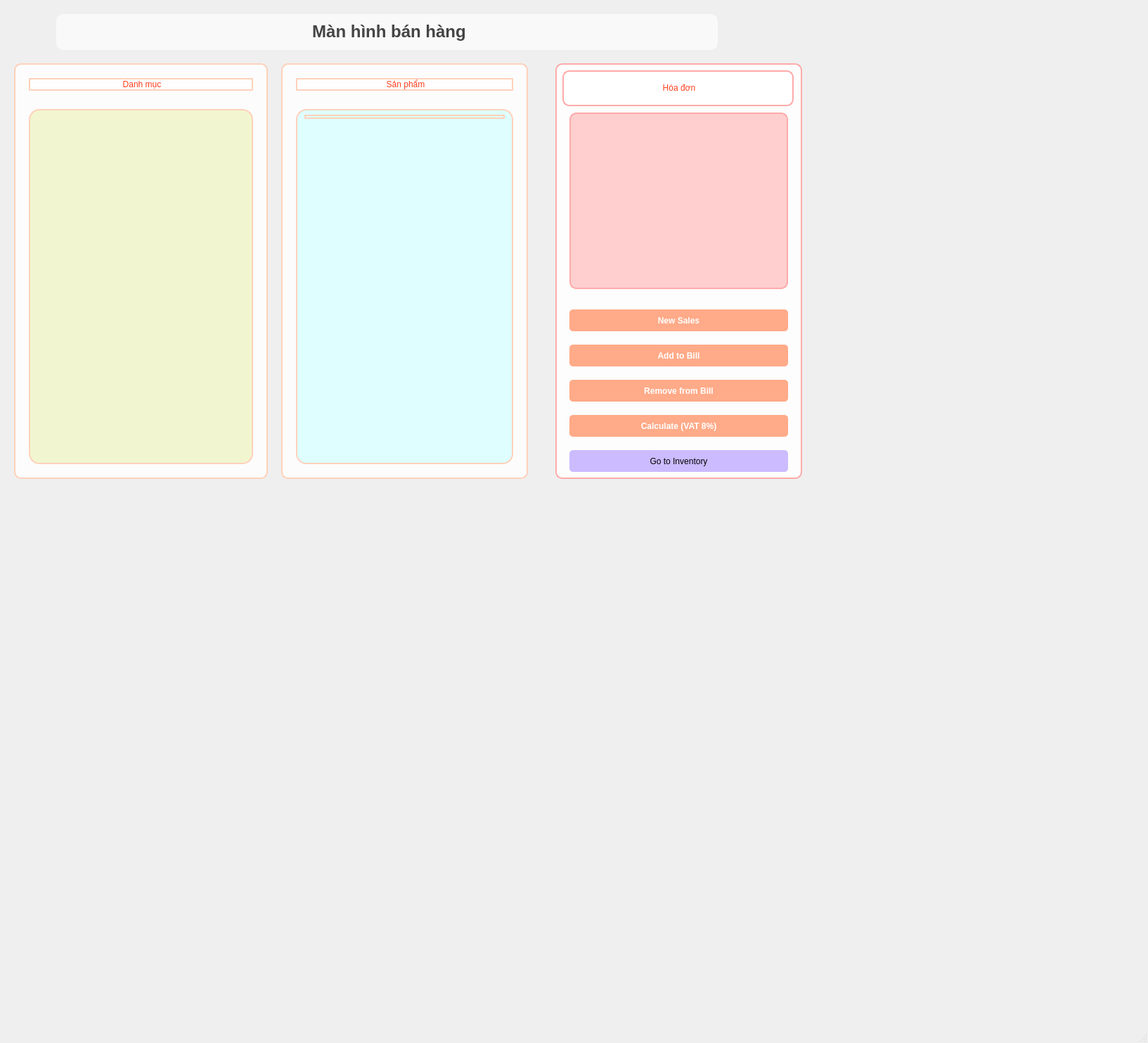
<?xml version="1.0" encoding="UTF-8"?>
<ui version="4.0">
 <class>MainWindow</class>
 <widget class="QMainWindow" name="MainWindow">
  <property name="geometry">
   <rect>
    <x>0</x>
    <y>0</y>
    <width>1633</width>
    <height>1483</height>
   </rect>
  </property>
  <property name="windowTitle">
   <string>MainWindow</string>
  </property>
  <widget class="QWidget" name="centralwidget">
   <widget class="QFrame" name="frame">
    <property name="geometry">
     <rect>
      <x>10</x>
      <y>80</y>
      <width>381</width>
      <height>611</height>
     </rect>
    </property>
    <property name="toolTip">
     <string>&lt;html&gt;&lt;head/&gt;&lt;body&gt;&lt;p align=&quot;center&quot;&gt;&lt;span style=&quot; font-size:16pt; font-weight:600; color:#ff0000;&quot;&gt;Danh mục&lt;/span&gt;&lt;/p&gt;&lt;/body&gt;&lt;/html&gt;</string>
    </property>
    <property name="styleSheet">
     <string notr="true">  QFrame {
              background-color: rgba(255, 255, 255, 0.8);
              border: 2px solid #FFD1BA;
              border-radius: 10px;
              margin: 10px;
          }
         </string>
    </property>
    <property name="frameShape">
     <enum>QFrame::StyledPanel</enum>
    </property>
    <property name="frameShadow">
     <enum>QFrame::Raised</enum>
    </property>
    <layout class="QVBoxLayout" name="verticalLayout">
     <item>
      <widget class="QLabel" name="label">
       <property name="toolTip">
        <string>&lt;html&gt;&lt;head/&gt;&lt;body&gt;&lt;p align=&quot;center&quot;&gt;&lt;span style=&quot; font-size:18pt; font-weight:600; color:#ff220e;&quot;&gt;Danh mục &lt;/span&gt;&lt;/p&gt;&lt;/body&gt;&lt;/html&gt;</string>
       </property>
       <property name="styleSheet">
        <string notr="true">font: 75 16pt &quot;MS Shell Dlg 2&quot;;
color: rgb(255, 62, 28);
</string>
       </property>
       <property name="text">
        <string>&lt;html&gt;&lt;head/&gt;&lt;body&gt;&lt;p align=&quot;center&quot;&gt;Danh mục&lt;/p&gt;&lt;/body&gt;&lt;/html&gt;</string>
       </property>
      </widget>
     </item>
     <item>
      <widget class="QListWidget" name="listWidget">
       <property name="styleSheet">
        <string notr="true">border-radius: 15px;
background-color: #F2F6D0;
color: rgb(0, 0, 0);</string>
       </property>
      </widget>
     </item>
    </layout>
   </widget>
   <widget class="QLabel" name="label_2">
    <property name="geometry">
     <rect>
      <x>70</x>
      <y>10</y>
      <width>961</width>
      <height>71</height>
     </rect>
    </property>
    <property name="styleSheet">
     <string notr="true">
        QLabel {
            font-size: 24px;
            font-weight: bold;
            color: #444444;
            margin: 10px;
            background-color: rgba(255,255,255,0.6);
            border-radius: 10px;
            padding: 5px 10px;
        }
       </string>
    </property>
    <property name="text">
     <string>&lt;html&gt;&lt;head/&gt;&lt;body&gt;&lt;p align=&quot;center&quot;&gt;Màn hình bán hàng&lt;/p&gt;&lt;/body&gt;&lt;/html&gt;</string>
    </property>
   </widget>
   <widget class="QFrame" name="frame_2">
    <property name="geometry">
     <rect>
      <x>390</x>
      <y>80</y>
      <width>371</width>
      <height>611</height>
     </rect>
    </property>
    <property name="styleSheet">
     <string notr="true">
          QFrame {
              background-color: rgba(255, 255, 255, 0.8);
              border: 2px solid #FFD1BA;
              border-radius: 10px;
              margin: 10px;
          }
         </string>
    </property>
    <property name="frameShape">
     <enum>QFrame::StyledPanel</enum>
    </property>
    <property name="frameShadow">
     <enum>QFrame::Raised</enum>
    </property>
    <layout class="QVBoxLayout" name="verticalLayout_2">
     <item>
      <widget class="QLabel" name="label_3">
       <property name="toolTip">
        <string>&lt;html&gt;&lt;head/&gt;&lt;body&gt;&lt;p align=&quot;center&quot;&gt;&lt;span style=&quot; font-size:18pt; font-weight:600; color:#ff220e;&quot;&gt;Danh mục &lt;/span&gt;&lt;/p&gt;&lt;/body&gt;&lt;/html&gt;</string>
       </property>
       <property name="styleSheet">
        <string notr="true">font: 75 16pt &quot;MS Shell Dlg 2&quot;;
color: rgb(255, 62, 28);
</string>
       </property>
       <property name="text">
        <string>&lt;html&gt;&lt;head/&gt;&lt;body&gt;&lt;p align=&quot;center&quot;&gt;Sản phẩm&lt;/p&gt;&lt;/body&gt;&lt;/html&gt;</string>
       </property>
      </widget>
     </item>
     <item>
      <widget class="QTableWidget" name="tableWidget">
       <property name="styleSheet">
        <string notr="true">border-radius: 15px;
background-color: rgb(222, 254, 255);
color: rgb(0, 0, 0);</string>
       </property>
       <column>
        <property name="text">
         <string>1</string>
        </property>
       </column>
       <column>
        <property name="text">
         <string>2</string>
        </property>
       </column>
       <column>
        <property name="text">
         <string>3</string>
        </property>
       </column>
      </widget>
     </item>
    </layout>
   </widget>
   <widget class="QFrame" name="frame_3">
    <property name="geometry">
     <rect>
      <x>780</x>
      <y>80</y>
      <width>371</width>
      <height>611</height>
     </rect>
    </property>
    <property name="styleSheet">
     <string notr="true">
          QFrame {
              background-color: rgba(255, 255, 255, 0.9);
              border: 2px solid #FFAAAA;
              border-radius: 10px;
              margin: 10px;
          }
         </string>
    </property>
    <property name="frameShape">
     <enum>QFrame::StyledPanel</enum>
    </property>
    <property name="frameShadow">
     <enum>QFrame::Raised</enum>
    </property>
    <widget class="QLabel" name="label_4">
     <property name="geometry">
      <rect>
       <x>10</x>
       <y>10</y>
       <width>349</width>
       <height>71</height>
      </rect>
     </property>
     <property name="toolTip">
      <string>&lt;html&gt;&lt;head/&gt;&lt;body&gt;&lt;p align=&quot;center&quot;&gt;&lt;span style=&quot; font-size:18pt; font-weight:600; color:#ff220e;&quot;&gt;Danh mục &lt;/span&gt;&lt;/p&gt;&lt;/body&gt;&lt;/html&gt;</string>
     </property>
     <property name="styleSheet">
      <string notr="true">font: 75 16pt &quot;MS Shell Dlg 2&quot;;
color: rgb(255, 62, 28);
</string>
     </property>
     <property name="text">
      <string>&lt;html&gt;&lt;head/&gt;&lt;body&gt;&lt;p align=&quot;center&quot;&gt;Hóa đơn&lt;/p&gt;&lt;/body&gt;&lt;/html&gt;</string>
     </property>
    </widget>
    <widget class="QListWidget" name="listWidget_2">
     <property name="geometry">
      <rect>
       <x>20</x>
       <y>70</y>
       <width>331</width>
       <height>271</height>
      </rect>
     </property>
     <property name="styleSheet">
      <string notr="true">color: rgb(255, 237, 255);
background-color: #FFCFCF;</string>
     </property>
    </widget>
    <widget class="QPushButton" name="pushButton">
     <property name="geometry">
      <rect>
       <x>30</x>
       <y>360</y>
       <width>311</width>
       <height>31</height>
      </rect>
     </property>
     <property name="styleSheet">
      <string notr="true">
             QPushButton {
                 background-color: #FFAA88;
                 color: white;
                 border-radius: 5px;
                 padding: 8px;
                 font-weight: bold;
             }
             QPushButton:hover {
                 background-color: #FF8866;
             }
             QPushButton:pressed {
                 background-color: #FF6644;
             }
            </string>
     </property>
     <property name="text">
      <string>New Sales</string>
     </property>
    </widget>
    <widget class="QPushButton" name="pushButton_2">
     <property name="geometry">
      <rect>
       <x>30</x>
       <y>410</y>
       <width>311</width>
       <height>31</height>
      </rect>
     </property>
     <property name="styleSheet">
      <string notr="true">
             QPushButton {
                 background-color: #FFAA88;
                 color: white;
                 border-radius: 5px;
                 padding: 8px;
                 font-weight: bold;
             }
             QPushButton:hover {
                 background-color: #FF8866;
             }
             QPushButton:pressed {
                 background-color: #FF6644;
             }
            </string>
     </property>
     <property name="text">
      <string>Add to Bill</string>
     </property>
    </widget>
    <widget class="QPushButton" name="pushButton_3">
     <property name="geometry">
      <rect>
       <x>30</x>
       <y>460</y>
       <width>311</width>
       <height>31</height>
      </rect>
     </property>
     <property name="styleSheet">
      <string notr="true">
             QPushButton {
                 background-color: #FFAA88;
                 color: white;
                 border-radius: 5px;
                 padding: 8px;
                 font-weight: bold;
             }
             QPushButton:hover {
                 background-color: #FF8866;
             }
             QPushButton:pressed {
                 background-color: #FF6644;
             }
            </string>
     </property>
     <property name="text">
      <string>Remove from Bill</string>
     </property>
    </widget>
    <widget class="QPushButton" name="pushButton_4">
     <property name="geometry">
      <rect>
       <x>30</x>
       <y>510</y>
       <width>311</width>
       <height>31</height>
      </rect>
     </property>
     <property name="styleSheet">
      <string notr="true">
             QPushButton {
                 background-color: #FFAA88;
                 color: white;
                 border-radius: 5px;
                 padding: 8px;
                 font-weight: bold;
             }
             QPushButton:hover {
                 background-color: #FF8866;
             }
             QPushButton:pressed {
                 background-color: #FF6644;
             }
            </string>
     </property>
     <property name="text">
      <string>Calculate (VAT 8%)</string>
     </property>
    </widget>
    <widget class="QPushButton" name="pushButton_5">
     <property name="geometry">
      <rect>
       <x>30</x>
       <y>560</y>
       <width>311</width>
       <height>31</height>
      </rect>
     </property>
     <property name="styleSheet">
      <string notr="true">
             QPushButton {
                 background-color: #CCBBFF;
                 color: black;
                 border-radius: 5px;
                 padding: 8px;
             }
             QPushButton:hover {
                 background-color: #9988FF;
                 color: white;
             }
             QPushButton:pressed {
                 background-color: #7766DD;
             }
            </string>
     </property>
     <property name="text">
      <string>Go to Inventory</string>
     </property>
    </widget>
   </widget>
  </widget>
  <widget class="QMenuBar" name="menubar">
   <property name="geometry">
    <rect>
     <x>0</x>
     <y>0</y>
     <width>1633</width>
     <height>26</height>
    </rect>
   </property>
  </widget>
  <widget class="QStatusBar" name="statusbar"/>
 </widget>
 <resources/>
 <connections/>
</ui>
